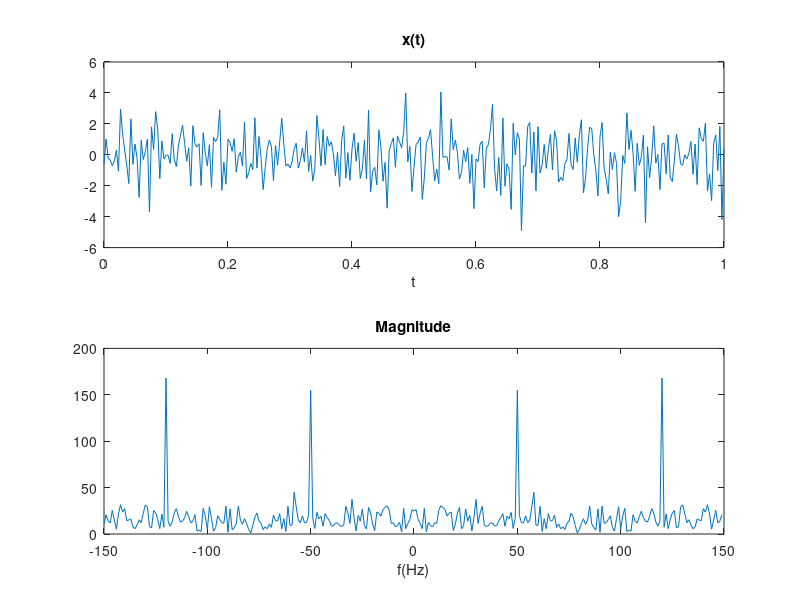

This figure's MATLAB source:
clear all 
close all
T0=1;
N=300; %该信号最高频率为240*pi，所以采样率要大于480*pi，也就是Ts<1/240
Ts=T0/N;
t=0:Ts:T0;
x=sin(100*pi*t)+sin(240*pi*t); 
y=randn(length(x),1);
x=x+y';
Xm=fft(x,N);
%w=(-N/2:(N/2-1))*(2*pi/N)/Ts;
f=(-N/2:(N/2-1))/N/Ts; %换算成Hz单位的频率 f=w/2pi

figure
subplot(2,1,1)
plot(t,x)
xlabel('t');
title('x(t)');

subplot(2,1,2)
plot(f,abs(fftshift(Xm)));
xlabel('f(Hz)');
title('Magnitude')
